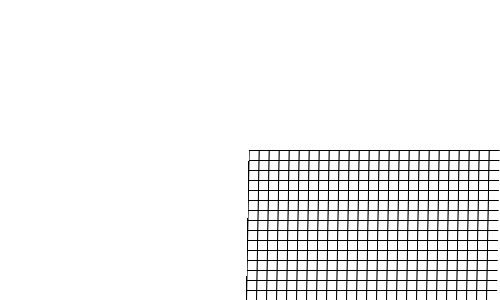
Frame 1 (no input)
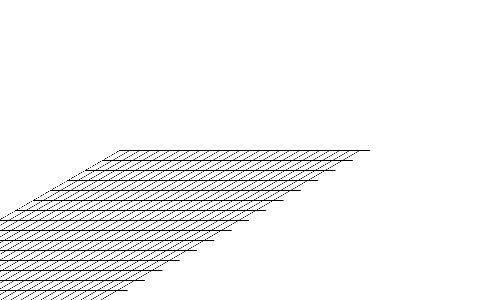
Frame 60 (the mouse pressed at the canvas centre just before this capture)
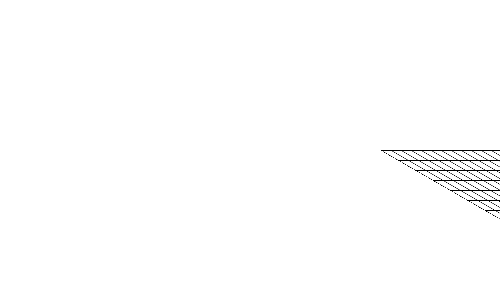
Frame 120 (the mouse held since frame 60 and released just before this capture)

The Processing sketch that drew these frames (run headless with seeded random() and noise(); from frame 60 on, the mouse is pressed at the canvas centre):

// Processing sketch: sketch_200401e
// ── sketch_200401e.pde
int xWidth = 500;
int yWidth = 300;

PGraphics circle;

PGraphics grid;


void setup() {
  size(500, 300);
  background(255);
  
  circle = createGraphics(100,100);
  circle.beginDraw();
  circle.background(255);
  circle.line(0,0,100,0);
  circle.endDraw();
  
  grid = createGraphics(width, height);
  grid.beginDraw();
  for (int j = 0; j < width/10; j++) {
    grid.line(10*j - width/2, -height/2, 10*j - width/2, height/2);
  }
  for (int j = 0; j < height/10; j++) {
    grid.line(-width/2, 10*j - height/2, width/2, 10*j - height/2);
  }
  grid.endDraw();
  
}


void draw() {
  background(255);
  pushMatrix();
    
  translate(width/4, height/4);

  shearX(-radians(frameCount % 360));
    image(grid, width/4, height/4);
  popMatrix();
  
}


  
